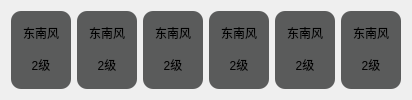
     <widget class="QWidget" name="widget_10" native="true">
      <layout class="QHBoxLayout" name="horizontalLayout_5">
       <item>
        <widget class="QWidget" name="widget_4" native="true">
         <property name="styleSheet">
          <string notr="true">background-color: rgb(90, 91, 91);
border-radius: 10px;
border-bottom-left-radius: 10px;
border-bottom-right-radius: 10px;</string>
         </property>
         <layout class="QVBoxLayout" name="verticalLayout_29">
          <property name="spacing">
           <number>0</number>
          </property>
          <property name="leftMargin">
           <number>0</number>
          </property>
          <property name="topMargin">
           <number>0</number>
          </property>
          <property name="rightMargin">
           <number>0</number>
          </property>
          <property name="bottomMargin">
           <number>0</number>
          </property>
          <item>
           <widget class="QLabel" name="labelWind1">
            <property name="minimumSize">
             <size>
              <width>60</width>
              <height>20</height>
             </size>
            </property>
            <property name="maximumSize">
             <size>
              <width>60</width>
              <height>20</height>
             </size>
            </property>
            <property name="text">
             <string>东南风</string>
            </property>
            <property name="alignment">
             <set>Qt::AlignCenter</set>
            </property>
           </widget>
          </item>
          <item>
           <widget class="QLabel" name="labelWindLevel1">
            <property name="minimumSize">
             <size>
              <width>60</width>
              <height>20</height>
             </size>
            </property>
            <property name="maximumSize">
             <size>
              <width>60</width>
              <height>20</height>
             </size>
            </property>
            <property name="text">
             <string>2级</string>
            </property>
            <property name="alignment">
             <set>Qt::AlignCenter</set>
            </property>
           </widget>
          </item>
         </layout>
        </widget>
       </item>
       <item>
        <widget class="QWidget" name="widget_5" native="true">
         <property name="styleSheet">
          <string notr="true">background-color: rgb(90, 91, 91);
border-radius: 10px;
border-bottom-left-radius: 10px;
border-bottom-right-radius: 10px;</string>
         </property>
         <layout class="QVBoxLayout" name="verticalLayout_30">
          <property name="spacing">
           <number>0</number>
          </property>
          <property name="leftMargin">
           <number>0</number>
          </property>
          <property name="topMargin">
           <number>0</number>
          </property>
          <property name="rightMargin">
           <number>0</number>
          </property>
          <property name="bottomMargin">
           <number>0</number>
          </property>
          <item>
           <widget class="QLabel" name="labelWind2">
            <property name="minimumSize">
             <size>
              <width>60</width>
              <height>20</height>
             </size>
            </property>
            <property name="maximumSize">
             <size>
              <width>60</width>
              <height>20</height>
             </size>
            </property>
            <property name="text">
             <string>东南风</string>
            </property>
            <property name="alignment">
             <set>Qt::AlignCenter</set>
            </property>
           </widget>
          </item>
          <item>
           <widget class="QLabel" name="labelWindLevel2">
            <property name="minimumSize">
             <size>
              <width>60</width>
              <height>20</height>
             </size>
            </property>
            <property name="maximumSize">
             <size>
              <width>60</width>
              <height>20</height>
             </size>
            </property>
            <property name="text">
             <string>2级</string>
            </property>
            <property name="alignment">
             <set>Qt::AlignCenter</set>
            </property>
           </widget>
          </item>
         </layout>
        </widget>
       </item>
       <item>
        <widget class="QWidget" name="widget_6" native="true">
         <property name="styleSheet">
          <string notr="true">background-color: rgb(90, 91, 91);
border-radius: 10px;
border-bottom-left-radius: 10px;
border-bottom-right-radius: 10px;</string>
         </property>
         <layout class="QVBoxLayout" name="verticalLayout_31">
          <property name="spacing">
           <number>0</number>
          </property>
          <property name="leftMargin">
           <number>0</number>
          </property>
          <property name="topMargin">
           <number>0</number>
          </property>
          <property name="rightMargin">
           <number>0</number>
          </property>
          <property name="bottomMargin">
           <number>0</number>
          </property>
          <item>
           <widget class="QLabel" name="labelWind3">
            <property name="minimumSize">
             <size>
              <width>60</width>
              <height>20</height>
             </size>
            </property>
            <property name="maximumSize">
             <size>
              <width>60</width>
              <height>20</height>
             </size>
            </property>
            <property name="text">
             <string>东南风</string>
            </property>
            <property name="alignment">
             <set>Qt::AlignCenter</set>
            </property>
           </widget>
          </item>
          <item>
           <widget class="QLabel" name="labelWindLevel3">
            <property name="minimumSize">
             <size>
              <width>60</width>
              <height>20</height>
             </size>
            </property>
            <property name="maximumSize">
             <size>
              <width>60</width>
              <height>20</height>
             </size>
            </property>
            <property name="text">
             <string>2级</string>
            </property>
            <property name="alignment">
             <set>Qt::AlignCenter</set>
            </property>
           </widget>
          </item>
         </layout>
        </widget>
       </item>
       <item>
        <widget class="QWidget" name="widget_7" native="true">
         <property name="styleSheet">
          <string notr="true">background-color: rgb(90, 91, 91);
border-radius: 10px;
border-bottom-left-radius: 10px;
border-bottom-right-radius: 10px;</string>
         </property>
         <layout class="QVBoxLayout" name="verticalLayout_38">
          <property name="spacing">
           <number>0</number>
          </property>
          <property name="leftMargin">
           <number>0</number>
          </property>
          <property name="topMargin">
           <number>0</number>
          </property>
          <property name="rightMargin">
           <number>0</number>
          </property>
          <property name="bottomMargin">
           <number>0</number>
          </property>
          <item>
           <widget class="QLabel" name="labelWind4">
            <property name="minimumSize">
             <size>
              <width>60</width>
              <height>20</height>
             </size>
            </property>
            <property name="maximumSize">
             <size>
              <width>60</width>
              <height>20</height>
             </size>
            </property>
            <property name="text">
             <string>东南风</string>
            </property>
            <property name="alignment">
             <set>Qt::AlignCenter</set>
            </property>
           </widget>
          </item>
          <item>
           <widget class="QLabel" name="label_38">
            <property name="minimumSize">
             <size>
              <width>60</width>
              <height>20</height>
             </size>
            </property>
            <property name="maximumSize">
             <size>
              <width>60</width>
              <height>20</height>
             </size>
            </property>
            <property name="text">
             <string>2级</string>
            </property>
            <property name="alignment">
             <set>Qt::AlignCenter</set>
            </property>
           </widget>
          </item>
         </layout>
        </widget>
       </item>
       <item>
        <widget class="QWidget" name="widget_8" native="true">
         <property name="styleSheet">
          <string notr="true">background-color: rgb(90, 91, 91);
border-radius: 10px;
border-bottom-left-radius: 10px;
border-bottom-right-radius: 10px;</string>
         </property>
         <layout class="QVBoxLayout" name="verticalLayout_39">
          <property name="spacing">
           <number>0</number>
          </property>
          <property name="leftMargin">
           <number>0</number>
          </property>
          <property name="topMargin">
           <number>0</number>
          </property>
          <property name="rightMargin">
           <number>0</number>
          </property>
          <property name="bottomMargin">
           <number>0</number>
          </property>
          <item>
           <widget class="QLabel" name="labelWind5">
            <property name="minimumSize">
             <size>
              <width>60</width>
              <height>20</height>
             </size>
            </property>
            <property name="maximumSize">
             <size>
              <width>60</width>
              <height>20</height>
             </size>
            </property>
            <property name="text">
             <string>东南风</string>
            </property>
            <property name="alignment">
             <set>Qt::AlignCenter</set>
            </property>
           </widget>
          </item>
          <item>
           <widget class="QLabel" name="label_40">
            <property name="minimumSize">
             <size>
              <width>60</width>
              <height>20</height>
             </size>
            </property>
            <property name="maximumSize">
             <size>
              <width>60</width>
              <height>20</height>
             </size>
            </property>
            <property name="text">
             <string>2级</string>
            </property>
            <property name="alignment">
             <set>Qt::AlignCenter</set>
            </property>
           </widget>
          </item>
         </layout>
        </widget>
       </item>
       <item>
        <widget class="QWidget" name="widget_9" native="true">
         <property name="styleSheet">
          <string notr="true">background-color: rgb(90, 91, 91);
border-radius: 10px;
border-bottom-left-radius: 10px;
border-bottom-right-radius: 10px;</string>
         </property>
         <layout class="QVBoxLayout" name="verticalLayout_40">
          <property name="spacing">
           <number>0</number>
          </property>
          <property name="leftMargin">
           <number>0</number>
          </property>
          <property name="topMargin">
           <number>0</number>
          </property>
          <property name="rightMargin">
           <number>0</number>
          </property>
          <property name="bottomMargin">
           <number>0</number>
          </property>
          <item>
           <widget class="QLabel" name="labelWind6">
            <property name="minimumSize">
             <size>
              <width>60</width>
              <height>20</height>
             </size>
            </property>
            <property name="maximumSize">
             <size>
              <width>60</width>
              <height>20</height>
             </size>
            </property>
            <property name="text">
             <string>东南风</string>
            </property>
            <property name="alignment">
             <set>Qt::AlignCenter</set>
            </property>
           </widget>
          </item>
          <item>
           <widget class="QLabel" name="label_42">
            <property name="minimumSize">
             <size>
              <width>60</width>
              <height>20</height>
             </size>
            </property>
            <property name="maximumSize">
             <size>
              <width>60</width>
              <height>20</height>
             </size>
            </property>
            <property name="text">
             <string>2级</string>
            </property>
            <property name="alignment">
             <set>Qt::AlignCenter</set>
            </property>
           </widget>
          </item>
         </layout>
        </widget>
       </item>
      </layout>
     </widget>
